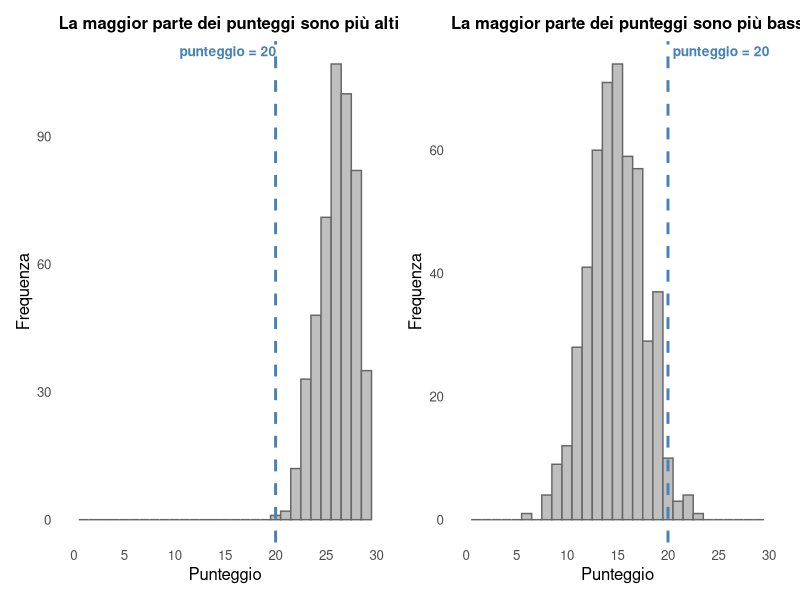
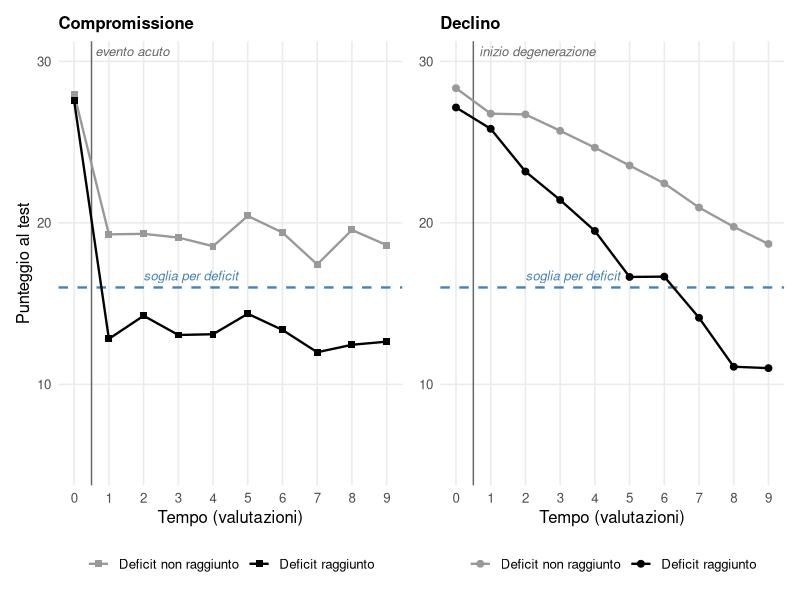
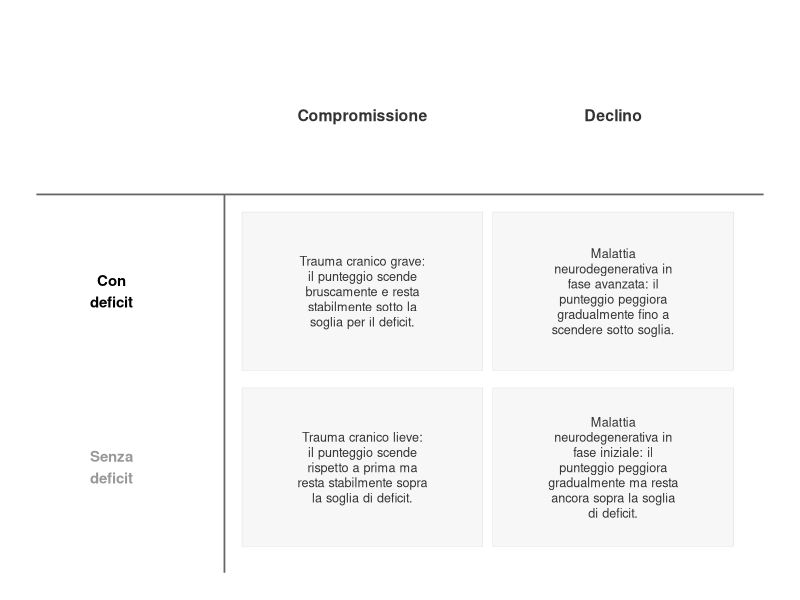
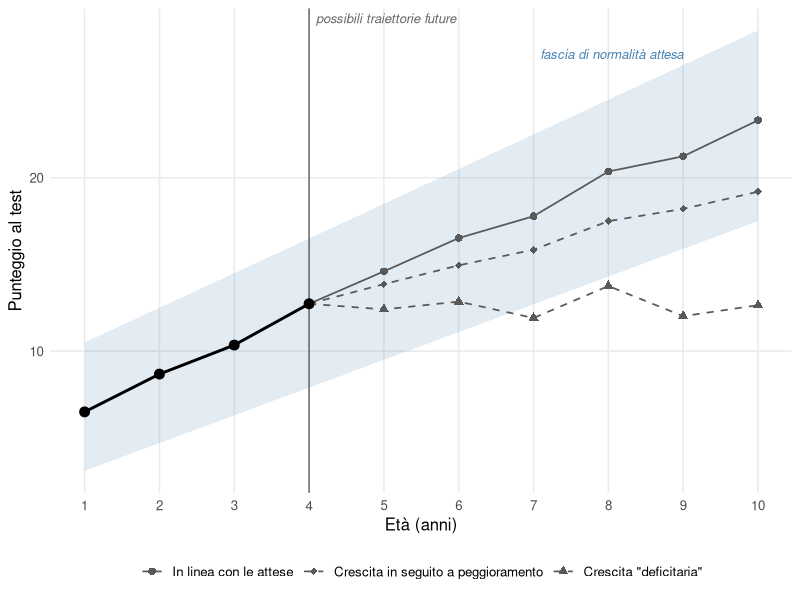
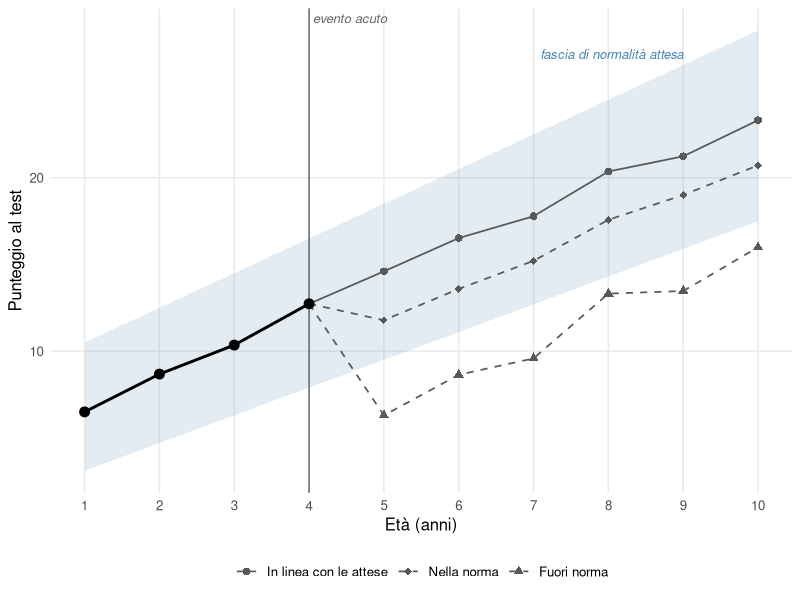

Reproduce these figures in R, in order.
## ---- chunk 1
#| label: fig-punteggio-20
#| echo: false
#| warning: false
#| message: false
#| fig-cap: "Lo stesso punteggio (20) con due significati opposti, a seconda della distribuzione dei punteggi nel gruppo di riferimento (dati simulati). A sinistra, un test in cui la maggior parte delle persone ottiene punteggi relativamente alti: 20 cade nella coda bassa della distribuzione. A destra, un test in cui la maggior parte delle persone ottiene punteggi intorno a 15, quindi più bassi: lo stesso punteggio di 20 sarebbe considerato molto alto."
#| fig-width: 9
#| fig-height: 4

library(ggplot2)
library(patchwork)

set.seed(42)
n <- 500

sim_facile <- data.frame(punteggio = rbinom(n, size = 30, prob = 0.87))
sim_difficile <- data.frame(punteggio = rbinom(n, size = 30, prob = 0.5))

tema_hist <- theme_minimal(base_size = 12) +
  theme(panel.grid.minor = element_blank(),
        panel.grid.major = element_blank(),
        plot.title = element_text(size = 12, face = "bold"))

evidenzia_20_dx <- list(
  geom_vline(xintercept = 20, colour = "steelblue", linewidth = 1, linetype = "dashed"),
  annotate("text", x = 20, y = Inf, label = "punteggio = 20", vjust = 1.5, hjust = -0.05,
           colour = "steelblue", fontface = "bold", size = 3.5),
  scale_x_continuous(limits = c(0, 30), breaks = seq(0, 30, 5)),
  labs(x = "Punteggio", y = "Frequenza")
)

evidenzia_20_sx <- list(
  geom_vline(xintercept = 20, colour = "steelblue", linewidth = 1, linetype = "dashed"),
  annotate("text", x = 10, y = Inf, label = "punteggio = 20", vjust = 1.5, hjust = -0.05,
           colour = "steelblue", fontface = "bold", size = 3.5),
  scale_x_continuous(limits = c(0, 30), breaks = seq(0, 30, 5)),
  labs(x = "Punteggio", y = "Frequenza")
)

p_facile <- ggplot(sim_facile, aes(x = punteggio)) +
  geom_histogram(binwidth = 1, boundary = -0.5, fill = "grey75", colour = "grey40") +
  evidenzia_20_sx +
  labs(title = "La maggior parte dei punteggi sono più alti") +
  tema_hist

p_difficile <- ggplot(sim_difficile, aes(x = punteggio)) +
  geom_histogram(binwidth = 1, boundary = -0.5, fill = "grey75", colour = "grey40") +
  evidenzia_20_dx +
  labs(title = "La maggior parte dei punteggi sono più bassi") +
  tema_hist

p_facile + p_difficile
## ---- chunk 2
#| label: fig-compromissione-declino
#| echo: false
#| warning: false
#| message: false
#| fig-cap: "Andamento simulato del punteggio a un test in dieci valutazioni ripetute nel tempo, per due casi di compromissione (a sinistra) e due casi di declino (a destra). La linea tratteggiata orizzontale indica la soglia per il deficit; la linea sottile verticale indica il momento dell'evento acuto (a sinistra) o dell'inizio della malattia degenerativa (a destra). A sinistra il punteggio, alto e simile nei due casi a $t_0$, scende bruscamente subito dopo e poi resta stabile (a parte le oscillazioni dovute all'errore di misurazione): il caso grigio resta sopra soglia (nessun deficit), il caso nero scende sotto soglia e vi resta (deficit). A destra il punteggio peggiora invece in modo graduale nelle valutazioni successive: il caso grigio non raggiunge mai la soglia, il caso nero la supera verso il basso ad un certo punto."
#| fig-width: 9
#| fig-height: 4.5

library(ggplot2)
library(patchwork)

set.seed(123)

# --- Parametro per includere (o no) l'errore di misurazione nel grafico ---
# Impostare FALSE per disegnare solo il punteggio "vero" sottostante, senza rumore
includi_errore_misura <- TRUE
sd_errore <- 0.8

# Funzione modulare: aggiunge (o no) l'errore di misurazione a una traiettoria di punteggi veri
aggiungi_errore_misura <- function(punteggio_vero, sd = sd_errore, includi = includi_errore_misura) {
  if (includi) {
    punteggio_vero + rnorm(length(punteggio_vero), mean = 0, sd = sd)
  } else {
    punteggio_vero
  }
}

soglia <- 16
n_tempi <- 10
tempi <- 0:(n_tempi - 1)

tema_traiettorie <- theme_minimal(base_size = 12) +
  theme(panel.grid.minor = element_blank(),
        plot.title = element_text(size = 12, face = "bold"),
        legend.position = "bottom")

soglia_layer <- list(
  geom_hline(yintercept = soglia, linetype = "dashed", colour = "steelblue", linewidth = 0.8),
  annotate("text", x = 2, y = soglia, label = "soglia per deficit", vjust = -0.7, hjust = 0,
           colour = "steelblue", fontface = "italic", size = 3.3)
)

colori_casi <- scale_colour_manual(values = c("Deficit raggiunto" = "black", "Deficit non raggiunto" = "grey60"))

# Linea sottile verticale che segna il momento dell'evento/inizio del peggioramento,
# posizionata subito dopo t0 (tra la prima e la seconda valutazione)
tempo_evento <- 0.5

evento_layer <- list(
  geom_vline(xintercept = tempo_evento, colour = "grey40", linewidth = 0.5),
  annotate("text", x = tempo_evento, y = Inf, label = "evento acuto", vjust = 1.5, hjust = -0.05,
           colour = "grey40", fontface = "italic", size = 3.3)
)

degenerazione_layer <- list(
  geom_vline(xintercept = tempo_evento, colour = "grey40", linewidth = 0.5),
  annotate("text", x = tempo_evento, y = Inf, label = "inizio degenerazione", vjust = 1.5, hjust = -0.05,
           colour = "grey40", fontface = "italic", size = 3.3)
)

# --- Pannello sinistro: compromissione (peggioramento improvviso e poi stabile) ---
vero_compr_deficit    <- c(28, rep(13, n_tempi - 1))
vero_compr_no_deficit <- c(27, rep(19, n_tempi - 1))

dat_compr <- data.frame(
  tempo = rep(tempi, 2),
  punteggio = c(aggiungi_errore_misura(vero_compr_deficit),
                aggiungi_errore_misura(vero_compr_no_deficit)),
  caso = rep(c("Deficit raggiunto", "Deficit non raggiunto"), each = n_tempi)
)

p_compr <- ggplot(dat_compr, aes(x = tempo, y = punteggio, colour = caso)) +
  soglia_layer +
  evento_layer +
  geom_line(linewidth = 0.8) +
  geom_point(size = 2, shape="square") +
  colori_casi +
  scale_x_continuous(breaks = tempi) +
  coord_cartesian(ylim = c(5, 30)) +
  labs(title = "Compromissione", x = "Tempo (valutazioni)", y = "Punteggio al test", colour = NULL) +
  tema_traiettorie

# --- Pannello destro: declino (peggioramento graduale e progressivo) ---
vero_decl_deficit    <- 28 - (tempi / (n_tempi - 1)) * 18
vero_decl_no_deficit <- 28 - (tempi / (n_tempi - 1)) * 9

dat_decl <- data.frame(
  tempo = rep(tempi, 2),
  punteggio = c(aggiungi_errore_misura(vero_decl_deficit),
                aggiungi_errore_misura(vero_decl_no_deficit)),
  caso = rep(c("Deficit raggiunto", "Deficit non raggiunto"), each = n_tempi)
)

p_decl <- ggplot(dat_decl, aes(x = tempo, y = punteggio, colour = caso)) +
  soglia_layer +
  degenerazione_layer +
  geom_line(linewidth = 0.8) +
  geom_point(size = 2) +
  colori_casi +
  scale_x_continuous(breaks = tempi) +
  coord_cartesian(ylim = c(5, 30)) +
  labs(title = "Declino", x = "Tempo (valutazioni)", y = NULL, colour = NULL) +
  tema_traiettorie

p_compr + p_decl  & theme(legend.position = "bottom")# + plot_layout(guides = "collect")
## ---- chunk 3
#| label: fig-tabella-compromissione-declino
#| echo: false
#| warning: false
#| message: false
#| fig-cap: "Sintesi delle quattro combinazioni illustrate nella @fig-compromissione-declino (compromissione/declino, con/senza deficit) relativi ad un disturbo acquisito, con un esempio clinico per ciascuna. Le colonne seguono lo stesso ordine della figura precedente; le etichette di riga riprendono gli stessi colori usati lì per i due casi (nero = deficit raggiunto, grigio = deficit non raggiunto)."
#| fig-width: 7.5
#| fig-height: 4

library(ggplot2)

# Contenuto della tabella: intestazioni di colonna, intestazioni di riga (colorate
# come nella @fig-compromissione-declino) e un esempio per ciascuna delle 4 celle
tabella_dat <- data.frame(
  x = c(1, 2, 0, 0, 1, 2, 1, 2),
  y = c(2, 2, 1, 0, 1, 1, 0, 0),
  tipo = c("intestazione_colonna", "intestazione_colonna",
           "intestazione_riga", "intestazione_riga",
           "cella", "cella", "cella", "cella"),
  colore = c("grey20", "grey20", "black", "grey60",
             "grey20", "grey20", "grey20", "grey20"),
  testo = c(
    "Compromissione", "Declino",
    "Con\ndeficit", "Senza\ndeficit",
    "Trauma cranico grave: il punteggio scende bruscamente e resta stabilmente sotto la soglia per il deficit.",
    "Malattia neurodegenerativa in fase avanzata: il punteggio peggiora gradualmente fino a scendere sotto soglia.",
    "Trauma cranico lieve: il punteggio scende rispetto a prima ma resta stabilmente sopra la soglia di deficit.",
    "Malattia neurodegenerativa in fase iniziale: il punteggio peggiora gradualmente ma resta ancora sopra la soglia di deficit."
  )
)

# Va a capo automatico del testo, solo per le celle di esempio (più lunghe)
tabella_dat$testo_wrap <- ifelse(
  tabella_dat$tipo == "cella",
  vapply(tabella_dat$testo, function(x) paste(strwrap(x, width = 24), collapse = "\n"), character(1)),
  tabella_dat$testo
)

celle_sfondo <- expand.grid(x = c(1, 2), y = c(0, 1))

ggplot() +
  geom_tile(data = celle_sfondo, aes(x = x, y = y), width = 0.96, height = 0.9,
            fill = "grey97", colour = "grey80") +
  geom_segment(aes(x = -0.3, xend = 2.6, y = 1.55, yend = 1.55), colour = "grey40", linewidth = 0.6) +
  geom_segment(aes(x = 0.45, xend = 0.45, y = -0.6, yend = 1.55), colour = "grey40", linewidth = 0.6) +
  geom_text(data = subset(tabella_dat, tipo == "cella"),
            aes(x = x, y = y, label = testo_wrap), size = 3.2, lineheight = 1, colour = "grey20") +
  geom_text(data = subset(tabella_dat, tipo == "intestazione_colonna"),
            aes(x = x, y = y, label = testo_wrap), size = 4, fontface = "bold", colour = "grey20") +
  geom_text(data = subset(tabella_dat, tipo == "intestazione_riga"),
            aes(x = x, y = y, label = testo_wrap, colour = colore), size = 3.8, fontface = "bold") +
  scale_colour_identity() +
  coord_cartesian(xlim = c(-0.3, 2.6), ylim = c(-0.6, 2.5), clip = "off") +
  theme_void()
## ---- chunk 4
#| label: fig-traiettoria-sviluppo
#| echo: false
#| warning: false
#| message: false
#| fig-cap: "Traiettoria di sviluppo simulata (linea nera, punti pieni) dalla valutazione a 1 anno fino alla valutazione più recente, a 4 anni. Da qui si diramano tre possibili traiettorie future ipotetiche, in grigio scuro e con linee più sottili di quella osservata: una in linea con la crescita attesa dal gruppo di riferimento (cerchi, linea continua), una con crescita più lenta ma ancora vicina alla soglia inferiore di normalità (diamanti, linea tratteggiata), e una con una crescita anomala, che scende subito sotto la fascia di normalità (triangoli, linea tratteggiata), indicando un possibile deficit nello sviluppo. La fascia colorata rappresenta l'intervallo di normalità (soglia superiore e inferiore) atteso in base al gruppo di riferimento, per ciascuna età."
#| fig-width: 7.5
#| fig-height: 5

library(ggplot2)

set.seed(100)

# --- Parametro per includere (o no) l'errore di misurazione nelle traiettorie ---
# Impostare FALSE per disegnare solo le traiettorie "vere" sottostanti, senza rumore
includi_errore_misura <- TRUE
sd_errore <- 0.6

# Funzione modulare: aggiunge (o no) l'errore di misurazione a una traiettoria di punteggi veri
aggiungi_errore_misura <- function(valori, sd = sd_errore, includi = includi_errore_misura) {
  if (includi) {
    valori + rnorm(length(valori), mean = 0, sd = sd)
  } else {
    valori
  }
}

eta <- 1:10
eta_diramazione <- 4   # ultima valutazione nota, da cui si "diramano" le traiettorie future

# Traiettoria attesa dal gruppo di riferimento, con fascia di normalità (soglie superiore e inferiore)
traiettoria_attesa <- 5 + 1.8 * eta
banda_ampiezza <- 3.5 + 0.2 * eta

dat_banda <- data.frame(
  eta = eta,
  attesa = traiettoria_attesa,
  soglia_sup = traiettoria_attesa + banda_ampiezza,
  soglia_inf = traiettoria_attesa - banda_ampiezza
)

# Traiettoria osservata (nera): sviluppo reale fino alla valutazione attuale
eta_oss <- 1:eta_diramazione
dat_oss <- data.frame(
  eta = eta_oss,
  punteggio = aggiungi_errore_misura(5 + 1.8 * eta_oss)
)

punto_diramazione <- dat_oss$punteggio[dat_oss$eta == eta_diramazione]

# Funzione modulare per costruire una traiettoria futura ipotetica, che parte dal punto di
# diramazione e cresce con un tasso "rate" rispetto alla crescita attesa dal gruppo di riferimento
# (rate = 1 significa crescita in linea con le attese, rate = 0 significa prestazione stabile)
costruisci_traiettoria_futura <- function(rate, etichetta) {
  eta_futuro <- (eta_diramazione + 1):max(eta)
  incremento_atteso <- (5 + 1.8 * eta_futuro) - (5 + 1.8 * eta_diramazione)
  valori_futuri <- aggiungi_errore_misura(punto_diramazione + rate * incremento_atteso)
  data.frame(
    eta = c(eta_diramazione, eta_futuro),
    punteggio = c(punto_diramazione, valori_futuri),
    traiettoria = etichetta
  )
}

dat_fut <- rbind(
  costruisci_traiettoria_futura(rate = 1.00, etichetta = "In linea con le attese"),
  costruisci_traiettoria_futura(rate = 0.6, etichetta = "Crescita in seguito a peggioramento"),
  costruisci_traiettoria_futura(rate = -0.05, etichetta = "Crescita \"deficitaria\"")
)
dat_fut$traiettoria <- factor(dat_fut$traiettoria,
                               levels = c("In linea con le attese", "Crescita in seguito a peggioramento", "Crescita \"deficitaria\""))

ggplot() +
  # Fascia di normalità attesa dal gruppo di riferimento (soglie superiore e inferiore)
  geom_ribbon(data = dat_banda, aes(x = eta, ymin = soglia_inf, ymax = soglia_sup),
              fill = "steelblue", alpha = 0.15) +
  annotate("text", x = 9, y = dat_banda$soglia_sup[dat_banda$eta == 9], label = "fascia di normalità attesa",
           hjust = 1, vjust = -0.6, colour = "steelblue", fontface = "italic", size = 3.3) +
  # Linea verticale sottile che segna la valutazione attuale, da cui si diramano le traiettorie future
  geom_vline(xintercept = eta_diramazione, colour = "grey40", linewidth = 0.5) +
  annotate("text", x = eta_diramazione, y = Inf, label = "possibili traiettorie future",
           vjust = 1.5, hjust = -0.05, colour = "grey40", fontface = "italic", size = 3.3) +
  # Tre traiettorie future ipotetiche (grigio scuro, più sottili della traiettoria osservata)
  geom_line(data = dat_fut, aes(x = eta, y = punteggio, linetype = traiettoria, group = traiettoria),
            colour = "grey35", linewidth = 0.6) +
  geom_point(data = dat_fut, aes(x = eta, y = punteggio, shape = traiettoria),
             colour = "grey35", size = 2.3) +
  # Traiettoria osservata (nera): sviluppo reale fino alla valutazione attuale
  geom_line(data = dat_oss, aes(x = eta, y = punteggio), colour = "black", linewidth = 1) +
  geom_point(data = dat_oss, aes(x = eta, y = punteggio), colour = "black", size = 3) +
  scale_linetype_manual(name = NULL, values = c("In linea con le attese" = "solid",
                                                 "Crescita in seguito a peggioramento" = "dashed",
                                                 "Crescita \"deficitaria\"" = "dashed")) +
  scale_shape_manual(name = NULL, values = c("In linea con le attese" = 16,
                                              "Crescita in seguito a peggioramento" = 18,
                                              "Crescita \"deficitaria\"" = 17)) +
  scale_x_continuous(breaks = eta) +
  labs(x = "Età (anni)", y = "Punteggio al test") +
  theme_minimal(base_size = 12) +
  theme(panel.grid.minor = element_blank(),
        legend.position = "bottom")
## ---- chunk 5
#| label: fig-traiettoria-peggioramento-acuto
#| echo: false
#| warning: false
#| message: false
#| fig-cap: "Traiettoria di sviluppo simulata (linea nera, punti pieni) dalla valutazione a 1 anno fino alla valutazione più recente, a 4 anni, seguita da un evento acuto (linea verticale) che può causare un peggioramento improvviso del punteggio. Tre traiettorie ipotetiche successive all'evento, tutte in grigio scuro e con gli stessi simboli usati nella @fig-traiettoria-sviluppo: una non risente dell'evento e prosegue in linea con la crescita attesa dal gruppo di riferimento (cerchi, linea continua); una scende ma resta all'interno della fascia di normalità (diamanti, linea tratteggiata); una scende al punto da uscire subito dalla fascia già alla prima valutazione successiva all'evento, e vi resta nelle valutazioni seguenti (triangoli, linea tratteggiata). In tutti i casi, dopo il salto iniziale la crescita prosegue con lo stesso ritmo atteso dal gruppo di riferimento (scarto dalla norma stabile nel tempo)."
#| fig-width: 7.5
#| fig-height: 5

library(ggplot2)

set.seed(100)

# --- Parametro per includere (o no) l'errore di misurazione nelle traiettorie ---
# Impostare FALSE per disegnare solo le traiettorie "vere" sottostanti, senza rumore
includi_errore_misura <- TRUE
sd_errore <- 0.6

# Funzione modulare: aggiunge (o no) l'errore di misurazione a una traiettoria di punteggi veri
aggiungi_errore_misura <- function(valori, sd = sd_errore, includi = includi_errore_misura) {
  if (includi) {
    valori + rnorm(length(valori), mean = 0, sd = sd)
  } else {
    valori
  }
}

eta <- 1:10
eta_diramazione <- 4   # ultima valutazione nota, subito dopo la quale avviene l'evento acuto

# Traiettoria attesa dal gruppo di riferimento, con fascia di normalità (soglie superiore e inferiore)
traiettoria_attesa <- 5 + 1.8 * eta
banda_ampiezza <- 3.5 + 0.2 * eta

dat_banda <- data.frame(
  eta = eta,
  attesa = traiettoria_attesa,
  soglia_sup = traiettoria_attesa + banda_ampiezza,
  soglia_inf = traiettoria_attesa - banda_ampiezza
)

# Traiettoria osservata (nera): sviluppo reale fino alla valutazione precedente all'evento acuto
eta_oss <- 1:eta_diramazione
dat_oss <- data.frame(
  eta = eta_oss,
  punteggio = aggiungi_errore_misura(5 + 1.8 * eta_oss)
)

punto_diramazione <- dat_oss$punteggio[dat_oss$eta == eta_diramazione]

# Funzione modulare per costruire una traiettoria che, subito dopo l'evento acuto, scende di
# "entita_peggioramento" punti rispetto alla crescita attesa, e da lì prosegue con un tasso di
# crescita "rate" rispetto a quella attesa dal gruppo di riferimento (rate = 1, il valore di
# default, significa che lo scarto dalla norma introdotto dall'evento resta costante nel tempo;
# è comunque parametrizzato per poter esplorare in seguito anche recuperi parziali o ulteriori
# peggioramenti dopo l'evento, semplicemente cambiando "rate")
costruisci_traiettoria_con_peggioramento_acuto <- function(entita_peggioramento, rate = 1, etichetta) {
  eta_futuro <- (eta_diramazione + 1):max(eta)
  incremento_atteso <- (5 + 1.8 * eta_futuro) - (5 + 1.8 * eta_diramazione)
  valore_dopo_evento <- punto_diramazione - entita_peggioramento
  valori_futuri <- aggiungi_errore_misura(valore_dopo_evento + rate * incremento_atteso)
  data.frame(
    eta = c(eta_diramazione, eta_futuro),
    punteggio = c(punto_diramazione, valori_futuri),
    traiettoria = etichetta
  )
}

dat_fut <- rbind(
  costruisci_traiettoria_con_peggioramento_acuto(entita_peggioramento = 0.0, rate = 1, etichetta = "In linea con le attese"),
  costruisci_traiettoria_con_peggioramento_acuto(entita_peggioramento = 2.8, rate = 1, etichetta = "Nella norma"),
  costruisci_traiettoria_con_peggioramento_acuto(entita_peggioramento = 8.0, rate = 1, etichetta = "Fuori norma")
)
dat_fut$traiettoria <- factor(dat_fut$traiettoria,
                               levels = c("In linea con le attese", "Nella norma", "Fuori norma"))

ggplot() +
  # Fascia di normalità attesa dal gruppo di riferimento (soglie superiore e inferiore)
  geom_ribbon(data = dat_banda, aes(x = eta, ymin = soglia_inf, ymax = soglia_sup),
              fill = "steelblue", alpha = 0.15) +
  annotate("text", x = 9, y = dat_banda$soglia_sup[dat_banda$eta == 9], label = "fascia di normalità attesa",
           hjust = 1, vjust = -0.6, colour = "steelblue", fontface = "italic", size = 3.3) +
  # Linea verticale sottile che segna l'evento acuto, subito dopo l'ultima valutazione nota
  geom_vline(xintercept = eta_diramazione, colour = "grey40", linewidth = 0.5) +
  annotate("text", x = eta_diramazione, y = Inf, label = "evento acuto",
           vjust = 1.5, hjust = -0.05, colour = "grey40", fontface = "italic", size = 3.3) +
  # Le tre traiettorie dopo l'evento acuto: tutte grigio scuro, più sottili della traiettoria
  # osservata, distinte da linetype/simbolo con la stessa convenzione della @fig-traiettoria-sviluppo
  geom_line(data = dat_fut, aes(x = eta, y = punteggio, linetype = traiettoria, group = traiettoria),
            colour = "grey35", linewidth = 0.6) +
  geom_point(data = dat_fut, aes(x = eta, y = punteggio, shape = traiettoria),
             colour = "grey35", size = 2.3) +
  # Traiettoria osservata (nera): sviluppo reale fino alla valutazione precedente all'evento
  geom_line(data = dat_oss, aes(x = eta, y = punteggio), colour = "black", linewidth = 1) +
  geom_point(data = dat_oss, aes(x = eta, y = punteggio), colour = "black", size = 3) +
  scale_linetype_manual(name = NULL, values = c("In linea con le attese" = "solid",
                                                 "Nella norma" = "dashed",
                                                 "Fuori norma" = "dashed")) +
  scale_shape_manual(name = NULL, values = c("In linea con le attese" = 16,
                                              "Nella norma" = 18,
                                              "Fuori norma" = 17)) +
  scale_x_continuous(breaks = eta) +
  labs(x = "Età (anni)", y = "Punteggio al test") +
  theme_minimal(base_size = 12) +
  theme(panel.grid.minor = element_blank(),
        legend.position = "bottom")
